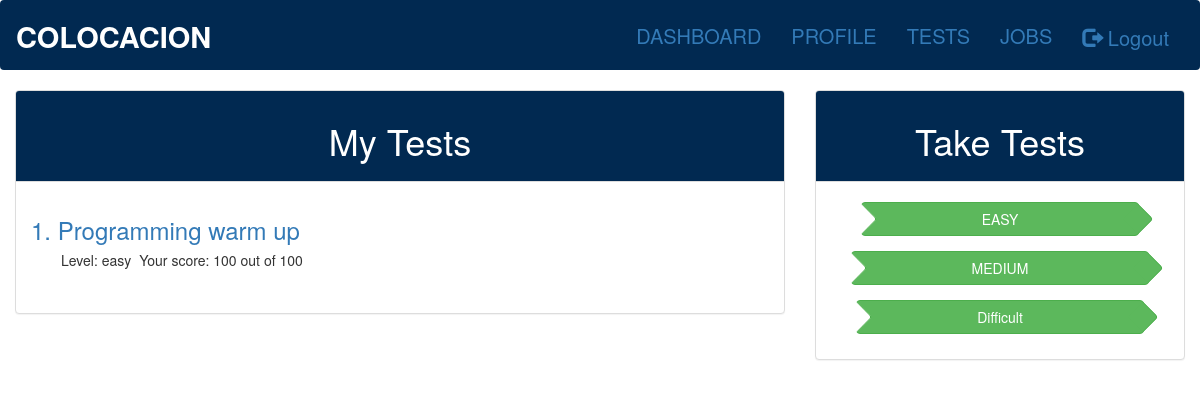
/users/tests/ (signed in), run on the app's committed database.
### users/models.py (models this page shows, shortened)
class Tests(models.Model):
	LEVELS=(
		('easy','easy'),
		('medium','medium'),
		('difficult','difficult'),
		)
	test_id = models.AutoField(primary_key=True)
	title = models.CharField(max_length=300, blank=False)
	level = models.CharField(max_length=10,choices=LEVELS)
	total_marks = models.IntegerField()

### users/views.py (the view)
def tests(request):
	if 'email' in request.session:
		if TestsTaken.objects.filter(email=request.session['email']).exists():
			teststaken = TestsTaken.objects.filter(email=request.session['email']).values('test_id','marks_obtained'
				,'test_id__level','test_id__total_marks','test_id__title')
			return render(request, 'users/tests.html', {'tests':teststaken})
		else:
			return render(request, 'users/tests.html',{'message':"No tests taken"})
	else:
		return redirect('/accounts/login')

### users/templates/users/tests.html (shortened to what this page needs)
{% extends 'users/base.html' %}
{% block content %}
<div id="pricing" class="container-fluid">
  <div class="row slideanim">
    <div class="col-sm-8 col-xs-10">
      <div class="panel panel-default text-center">
        <div class="panel-heading" style="background-color:#012951;color:white">
          <h1>My Tests</h1>
        </div>
        <div class="panel-body" style="text-align: left">
            {% for test in tests %}
            <a href="{% url 'users:answers' test_id=test.test_id %}"><h3 for="test{{ forloop.counter }}">{{ forloop.counter}}. {{ test.test_id__title }}</h3></a>
            <h5 style="margin-left: 30px;">Level: {{ test.test_id__level }}&nbsp Your score: {{ test.marks_obtained }} out of {{ test.test_id__total_marks }}</h5>
            <br>
          {% endfor %}
        </div>
      </div>
    </div>
    <div class="col-sm-4 col-xs-2">
      <div class="panel panel-default text-center">
        <div class="panel-heading" style="background-color:#012951; color:white">
          <h1>Take Tests</h1>
        </div>
        <div class="panel-body">
          <button type="button" class="btn btn-success btn-arrow-right" onclick="location.href='{% url 'users:taketests' tlevel='easy' %}'">EASY</button>
		      <button type="button" class="btn btn-success btn-arrow-right" onclick="location.href='{% url 'users:taketests' tlevel='medium' %}'">MEDIUM</button>
					<button type="button" class="btn btn-success btn-arrow-right" onclick="location.href='{% url 'users:taketests' tlevel='difficult' %}'">Difficult</button>
        </div>
      </div>
    </div>
  </div>
</div>
{% endblock %}

### users/static/users/tests.css (style rules this page uses)
.btn { margin-top: 5px; margin-bottom:10px; }
.btn-arrow-right, .btn-arrow-left { position: relative; padding-left: 120px; padding-right: 120px; }
.btn-arrow-right { padding-left: 120px; }
.btn-arrow-right:before, .btn-arrow-right:after, .btn-arrow-left:before, .btn-arrow-left:after { content: ""; position: absolute; top: 5px; width: 22px; height: 22px; background: inherit; border: inherit; border-left-color: transparent; border-bottom-color: transparent; border-radius: 0px 4px 0px 0px; -webkit-border-radius: 0px 4px 0px 0px; -moz-border-radius: 0px 4px 0px 0px; }
.btn-arrow-right:before, .btn-arrow-right:after { transform: rotate(45deg); -webkit-transform: rotate(45deg); -moz-transform: rotate(45deg); -o-transform: rotate(45deg); -ms-transform: rotate(45deg); }
.btn-arrow-right:before, .btn-arrow-left:before { left: -11px; }
.btn-arrow-right:after, .btn-arrow-left:after { right: -11px; }
.btn-arrow-right:after, .btn-arrow-left:before { z-index: 1; }
.btn-arrow-right:before, .btn-arrow-left:after { background-color: white; }

### data on the page
Tests: test_id__title "Programming warm up", test_id__level "easy", marks_obtained "100", test_id__total_marks "100"
